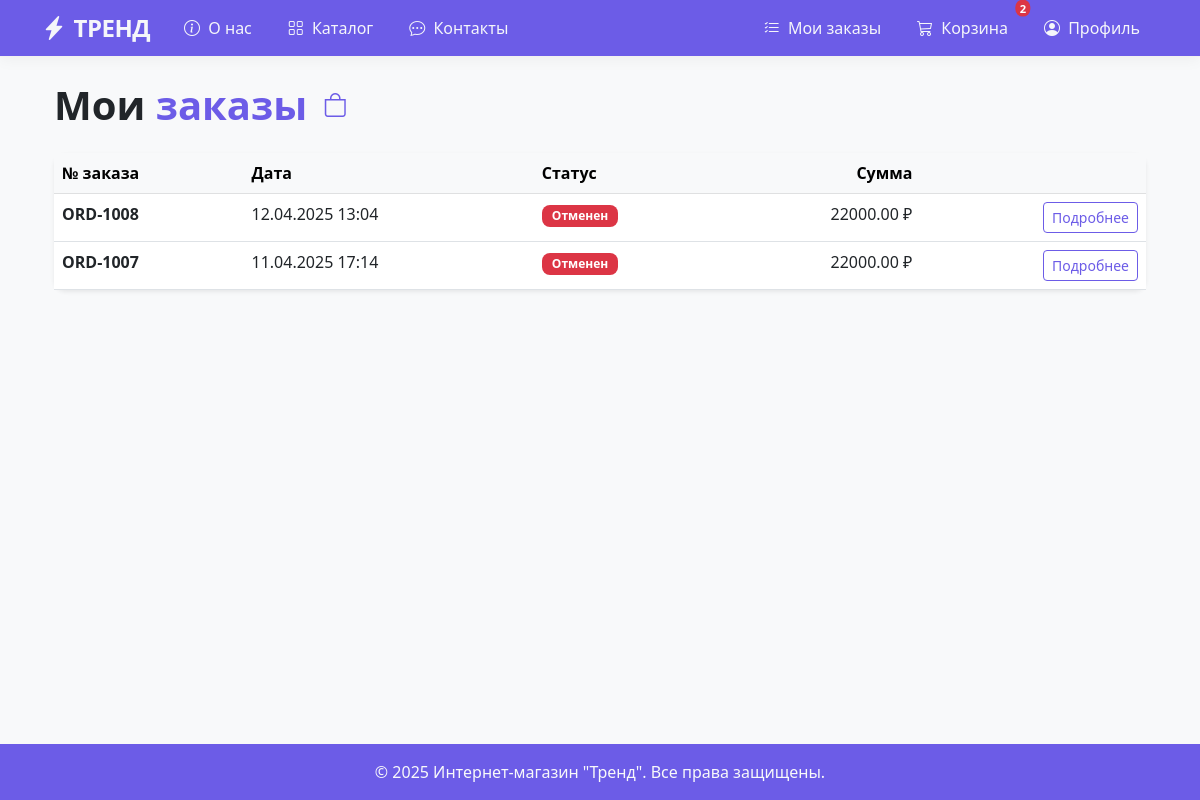
The page /orders/list/ (signed in) on the database as committed earlier.
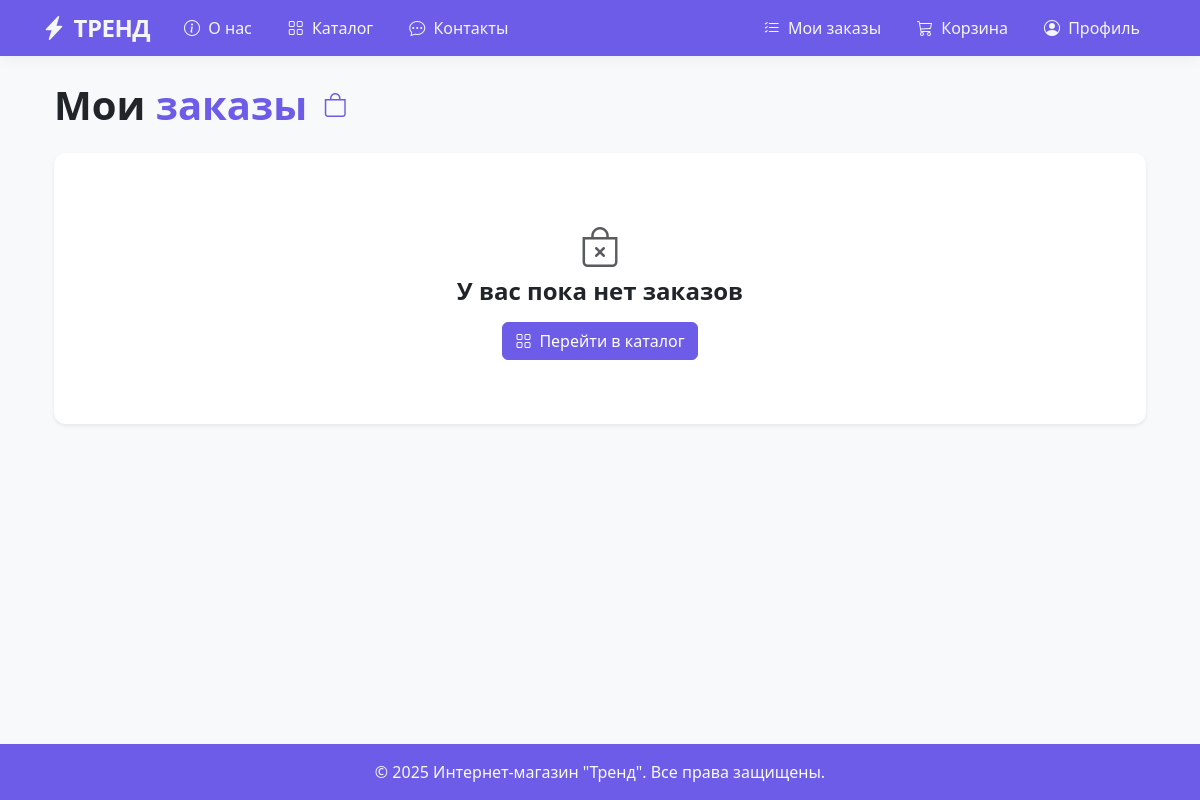
The same page on the database as committed later.
### orders/models.py (models this page shows, shortened)
class Order(models.Model):
    STATUS_CHOICES = [
        ('new', 'Новый'),
        ('processing', 'В обработке'),
        ('shipped', 'Отправлен'),
        ('completed', 'Завершен'),
        ('cancelled', 'Отменен'),
    ]
    customer = models.ForeignKey(
        settings.AUTH_USER_MODEL,
        on_delete=models.CASCADE,
        related_name='orders'
    )
    cart = models.ForeignKey(
        Cart,
        on_delete=models.PROTECT,
    )
    status = models.CharField(
        max_length=20,
        choices=STATUS_CHOICES,
        default='new'
    )
    created_at = models.DateTimeField(auto_now_add=True)
    updated_at = models.DateTimeField(auto_now=True)
    shipping_address = models.TextField()
    phone = models.CharField(max_length=20)
    email = models.EmailField()
    @property
    def total_price(self):
        return self.cart.total_price
    @property
    def display_id(self):
        return f"ORD-{1000 + self.id}"
    def get_status_color(self):
        colors = {
            'new': 'info',
            'processing': 'primary',
            'shipped': 'warning',
            'completed': 'success',
            'cancelled': 'danger'
        }
        return colors.get(self.status, 'secondary')
    class Meta:
        verbose_name = 'Заказ'
        verbose_name_plural = 'Заказы'

### cart/models.py (models this page shows, shortened)
class Cart(models.Model):
    customer = models.ForeignKey(
        settings.AUTH_USER_MODEL,
        on_delete=models.CASCADE,
        related_name='carts'
    )
    created_at = models.DateTimeField(auto_now_add=True)
    updated_at = models.DateTimeField(auto_now=True)
    @property
    def total_price(self):
        return sum(item.total_price for item in self.items.all())
    class Meta:
        verbose_name = 'Корзина'
        verbose_name_plural = 'Корзины'

class CartItem(models.Model):
    cart = models.ForeignKey(
        Cart,
        on_delete=models.CASCADE,
        related_name='items'
    )
    product = models.ForeignKey(
        Product,
        on_delete=models.CASCADE
    )
    quantity = models.PositiveIntegerField(default=1)
    @property
    def total_price(self):
        return self.product.price * self.quantity
    class Meta:
        verbose_name = 'Покупка в корзине'
        verbose_name_plural = 'Покупки в корзине'

### products/models.py (models this page shows, shortened)
class Product(models.Model):
    category = models.ForeignKey(Category, related_name='products', on_delete=models.CASCADE)
    name = models.CharField(max_length=200, db_index=True)
    image = models.ImageField(upload_to='products/%Y/%m/%d', blank=True)
    description = models.TextField(blank=True)
    price = models.DecimalField(max_digits=10, decimal_places=2)
    old_price = models.DecimalField(max_digits=10, decimal_places=2, null=True, blank=True, verbose_name='Старая цена')
    available = models.BooleanField(default=True)
    is_featured = models.BooleanField(default=False, verbose_name='Акционный товар')
    created = models.DateTimeField(auto_now_add=True)
    class Meta:
        ordering = ('name',)
        verbose_name = 'Товар'
        verbose_name_plural = 'Товары'

### orders/views.py (the view)
# urls.py: path('list/', views.order_list, name='order_list'),
@login_required
def order_list(request):
    orders = Order.objects.filter(
        customer=request.user
    ).select_related('cart').prefetch_related('items').order_by('-created_at')
    return render(request, 'orders/order_list.html', {
        'orders': orders
    })

### cart/context_processors.py (called while the page is built)
def cart_items_count(request):
    if request.user.is_authenticated:
        cart = Cart.objects.filter(customer=request.user).first()
        if cart:
            return {'cart_items_count': cart.items.count()}
    return {'cart_items_count': 0}

### templates/orders/order_list.html (shortened to what this page needs)
{% extends 'core/base.html' %}
{% block content %}
<div class="container my-4">
    <div class="d-flex align-items-center mb-4">
        <h1 class="fw-bold mb-0">Мои <span class="text-primary">заказы</span></h1>
        <span class="ms-3 fs-4 text-primary"><i class="bi bi-bag"></i></span>
    </div>
    {% if orders %}
    <div class="d-none d-md-block">
        <div class="card border-0 shadow-sm">
            <div class="table-responsive">
                <table class="table table-hover mb-0">
                    <thead class="table-light">
                        <tr>
                            <th>№ заказа</th>
                            <th>Дата</th>
                            <th>Статус</th>
                            <th class="text-end">Сумма</th>
                            <th></th>
                        </tr>
                    </thead>
                    <tbody>
                        {% for order in orders %}
                        <tr>
                            <td class="fw-bold">{{ order.display_id }}</td>
                            <td>{{ order.created_at|date:"d.m.Y H:i" }}</td>
                            <td>
                                <span class="badge bg-{{ order.get_status_color }}">
                                    {{ order.get_status_display }}
                                </span>
                            </td>
                            <td class="text-end">{{ order.total_price }} ₽</td>
                            <td class="text-end">
                                <a href="{% url 'orders:order_detail' order.id %}"
                                   class="btn btn-sm btn-outline-primary">
                                    Подробнее
                                </a>
                            </td>
                        </tr>
                        {% endfor %}
                    </tbody>
                </table>
            </div>
        </div>
    </div>
    {% else %}
    <div class="card border-0 shadow-sm text-center py-5">
        <div class="card-body">
            <i class="bi bi-bag-x text-muted fs-1 mb-3"></i>
            <h4 class="fw-bold mb-3">У вас пока нет заказов</h4>
            <a href="{% url 'product_list' %}" class="btn btn-primary">
                <i class="bi bi-grid me-2"></i>Перейти в каталог
            </a>
        </div>
    </div>
    {% endif %}
</div>
{% endblock %}

Rows that differ between the two databases and show on the page:
removed Order: display_id "ORD-1008", created_at "12.04.2025 13:04", status "Отменен", total_price "22000.00"
removed Order: display_id "ORD-1007", created_at "11.04.2025 17:14", status "Отменен", total_price "22000.00"
Other text that changed with them:
{{ cart_items_count }}: "2" → (not shown)
text no longer shown: "№ заказа Дата Статус Сумма"
text now shown: "У вас пока нет заказов Перейти в каталог"
